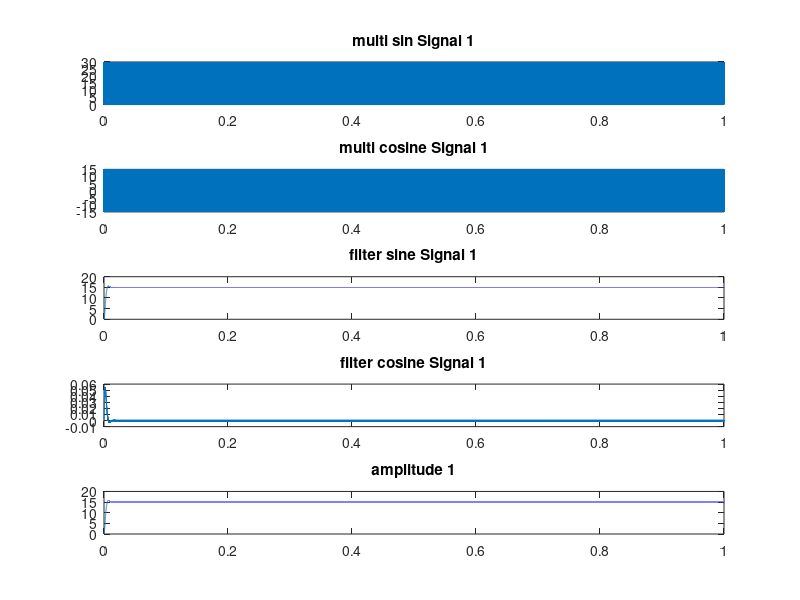

This figure's MATLAB source:
% Define time and frequency parameters
fs = 100000; % Sampling rate
t = 0:1/fs:1-1/fs; % Time vector
f1 = 6000; % Frequency of 6kHz wave
f2 = 6000; % Frequency of sine/cosine waves
 t2 = 0:0.1:.01;
% Create signals
x = 3*sin((2*pi*f1*t)); % 6kHz wave

s1 = 10*sin(2*pi*f1*t); % Sine wave
c1 = 10*cos(2*pi*f1*t); % Cosine wave

% Multiplied sine signals
y1 = x .* s1; % Sine multiplication
subplot(5,1,1);
plot(t, y1);
title('multi sin Signal 1');


% Multiplied cosine signals
y2 = x .* c1; % Cosine multiplication
subplot(5,1,2);
plot(t, y2);
title('multi cosine Signal 1');


% Define filter parameters
f_cutoff = 100;                      % Cutoff frequency
[b,a] = butter(2, f_cutoff/(fs/2));  % 2nd order Butterworth LPF coefficients

% Filter the signal in phase
yfs = filter(b, a, y1);
subplot(5,1,3);
plot(t, yfs);
title('filter sine Signal 1');


% Filter the signal quadarature 
yfc = filter(b, a, y2);
subplot(5,1,4);
plot(t, yfc);
title('filter cosine Signal 1');

%calculate the input voltage
c = sqrt(yfs.^2 + yfc.^2);
%yfs = filter(b, a, c);
subplot(5,1,5);
plot(t, c);
title('amplitude 1');
